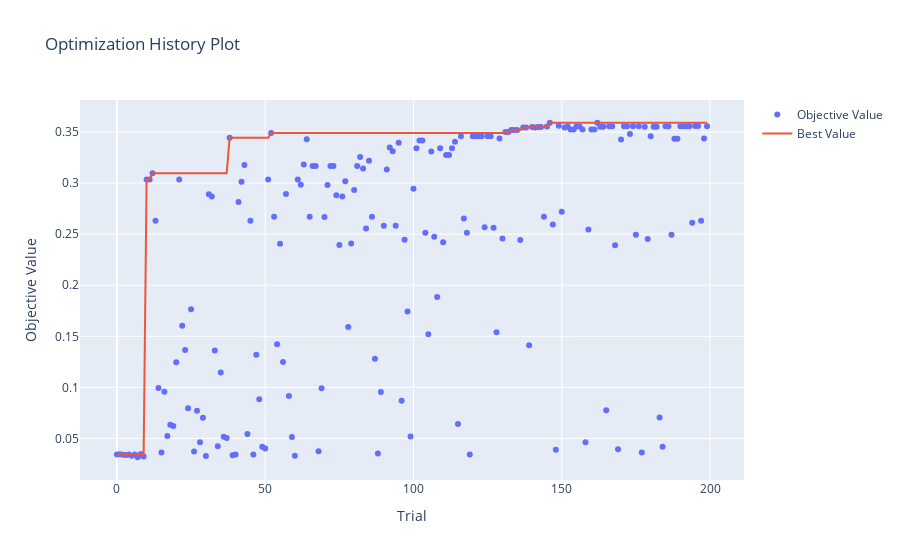

The code cell stored with this chart in its notebook:
### Code cell
print(study.best_params)
optuna.visualization.plot_optimization_history(study)

### Figure 1 — Plotly figure (JSON) as saved in the notebook; plotly's stock layout.template omitted (floating-point values rounded to 4 significant figures; data arrays with more than 128 entries replaced by an {"elided": "..."} marker saying what was removed)
{"data": [{"mode": "markers", "name": "Objective Value", "type": "scatter", "x": {"elided": "200 int values"}, "y": {"elided": "200 float values"}}, {"mode": "lines", "name": "Best Value", "type": "scatter", "x": {"elided": "200 int values"}, "y": {"elided": "200 float values"}}, {"marker": {"color": "#cccccc"}, "mode": "markers", "name": "Infeasible Trial", "showlegend": false, "type": "scatter", "x": [], "y": []}], "layout": {"autosize": true, "title": {"text": "Optimization History Plot"}, "xaxis": {"autorange": true, "range": [-12.15, 211.1], "title": {"text": "Trial"}, "type": "linear"}, "yaxis": {"autorange": true, "range": [0.004511, 0.3862], "title": {"text": "Objective Value"}, "type": "linear"}}}
